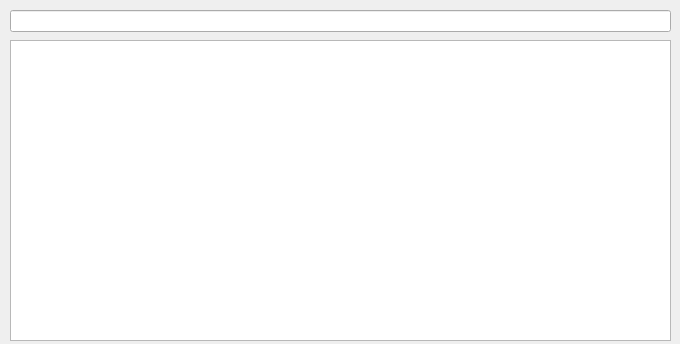
<?xml version="1.0" encoding="UTF-8"?>
<ui version="4.0">
 <class>SearchForm</class>
 <widget class="QWidget" name="SearchForm">
  <property name="geometry">
   <rect>
    <x>0</x>
    <y>0</y>
    <width>680</width>
    <height>344</height>
   </rect>
  </property>
  <property name="windowTitle">
   <string>Form</string>
  </property>
  <widget class="QLineEdit" name="lineEdit">
   <property name="geometry">
    <rect>
     <x>10</x>
     <y>10</y>
     <width>661</width>
     <height>22</height>
    </rect>
   </property>
  </widget>
  <widget class="QListWidget" name="listWidget">
   <property name="geometry">
    <rect>
     <x>10</x>
     <y>40</y>
     <width>661</width>
     <height>301</height>
    </rect>
   </property>
  </widget>
 </widget>
 <resources/>
 <connections/>
</ui>
